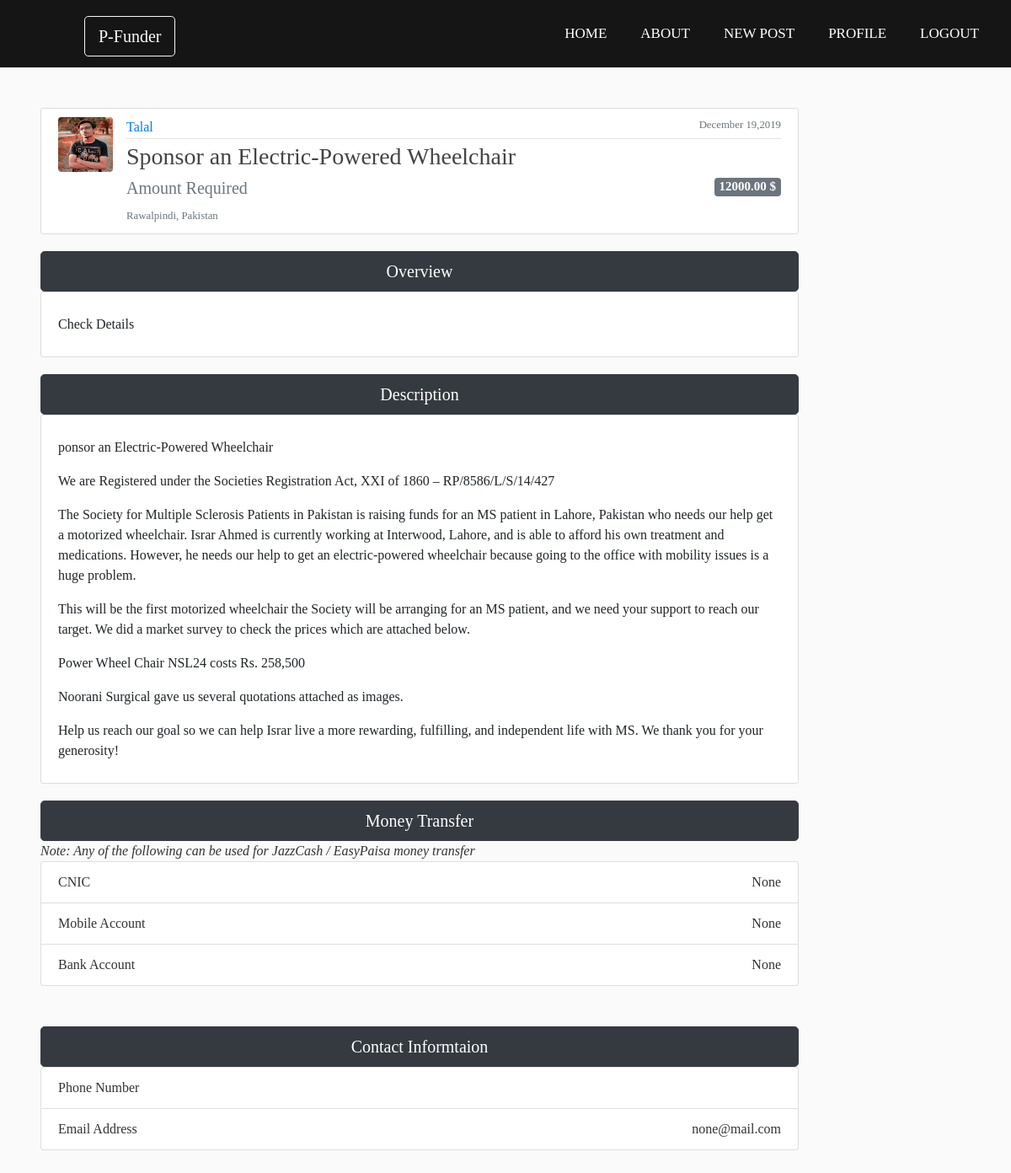
The app's page /home/post/7 (signed in) with its own data.
### posts/models.py (models this page shows, shortened)
class Post(models.Model):
	title = models.CharField(max_length=100)
	location = models.CharField(max_length=35,help_text='Kindly atleast mention City,Country')
	brief = models.TextField(max_length=500, help_text='Write an overview to be displayed on Homepage')
	description= models.TextField(help_text='Please Mention your Jazzcash or EasyPaisa account (If Any)')
	amount = models.DecimalField( max_digits = 10 ,decimal_places=2, help_text='Enter the amount in US Dollars $')
	mobileAccount = models.CharField(max_length=15,blank=True,null=True,help_text='Enter your Jazzcash or EasyPaisa Account</br>This is for Jazzcash or EasyPaisa money transfer')
	cNIC= models.CharField(max_length = 13,blank=True,null=True,help_text='This is for Jazzcash / EasyPaisa money transfer')
	bankAccount = models.CharField(max_length = 26,help_text='This is for Jazzcash / EasyPaisa / Bank money transfer' ,blank=True,null=True)
	email = models.EmailField( help_text='Enter the email so that someone can contact you in case of any help ')
	phone = PhoneField(blank=True,null=True, help_text = '+[country code][number]x[extension]')
	date_posted = models.DateTimeField(default = timezone.now)
	author = models.ForeignKey(User, on_delete = models.CASCADE)

### users/models.py (models this page shows, shortened)
class Profile(models.Model):
	user = models.OneToOneField(User, on_delete = models.CASCADE)
	image = models.ImageField(default='default.png' , upload_to = 'profile_pics')

### posts/views.py (the view)
# urls.py: path('post/<int:pk>', PostDetailView.as_view(), name='posts-detail'),
class PostDetailView(DetailView):
	model = Post

### posts/templates/posts/post_detail.html (shortened to what this page needs)
{% extends "posts/base.html"%}
{% block content %}
{% if user.is_authenticated %}
	<article class="media content-section mt-5 w-75 ml-5 ">
		<img class = 'rounded article-img' src="{{ object.author.profile.image.url }}">
	  <div class="media-body">
	    <div class="article-metadata">
	      <a class="mr-2" href="{% url 'user-posts' object.author.username %}">{{ object.author }}</a>
	      <small class="text-muted float-right">{{ object.date_posted|date:"F d,Y" }}</small>
	    </div>
	    <h3 class="article-title text-left ">{{ object.title }}</h3>
	    <h5 class="text-muted">Amount Required <span class="badge badge-secondary float-right">{{ object.amount }}  $ </span></h5>
	    <small class="text-muted ">{{ object.location }}</small>
	  </div>
	</article>
	<button type="None" class="btn btn-dark btn-lg btn-block w-75 ml-5">Overview</button>
	<article class="media content-section ml-5 w-75 ">
		<span class="text-body mt-3">{{ object.brief|linebreaks }}<span>
	</article>
	<button type="None" class="btn btn-dark btn-lg btn-block w-75 ml-5">Description</button>
	<article class="media content-section ml-5 w-75 ">
		<span class="text-body mt-3">{{ object.description|linebreaks }}</span>
	</article>
	<button type="None" class="btn btn-dark btn-lg btn-block ml-5 w-75">Money Transfer</button>
		<i class=" ml-5 ">Note: Any of the following can be used for JazzCash / EasyPaisa money transfer</i>
		<br>
	<ul class="list-group ml-5 w-75 mb-5">
	  <li class="list-group-item">CNIC   <span class="float-right">{{object.cNIC}}</span></li>
	  <li class="list-group-item">Mobile Account   <span class="float-right">{{object.mobileAccount}}</span></li>
	  <li class="list-group-item">Bank Account  <span class="float-right">{{object.bankAccount}}</span></li>
	</ul>
	<button type="None" class="btn btn-dark btn-lg btn-block ml-5 w-75">Contact Informtaion</button>
	<ul class="list-group ml-5 w-75 mb-5">
	  <li class="list-group-item">Phone Number </li>
	  <li class="list-group-item">Email Address <span class="float-right">{{object.email}}</span></li>
	</ul>
{% endif %}
{% endblock content %}

### posts/static/posts/main.css (style rules this page uses)
body { background: #fafafa; color: #333333; }
h1, h2, h3, h4, h5, h6 { color: #444444; }
ul { margin: 0; }
.content-section { background: #ffffff; padding: 10px 20px; border: 1px solid #dddddd; border-radius: 3px; margin-bottom: 20px; }
.article-title { color: #444444; }
.article-img { height: 65px; width: 65px; margin-right: 16px; }
.article-metadata { padding-bottom: 1px; margin-bottom: 4px; border-bottom: 1px solid #e3e3e3 }

### posts/static/posts/style.css (style rules this page uses)
* { padding: 0; margin: 0; text-decoration: none; list-style: none; box-sizing: border-box; }
body { font-family: montserrat; }

### records on screen
Post: author.profile.image (placeholder picture), author "Talal", date_posted "December 19,2019", title "Sponsor an Electric-Powered Wheelchair", amount "12000.00", location "Rawalpindi, Pakistan", brief "Check Details", description "ponsor an Electric-Powered Wheelchair We are Registered under the Societies Registration Act, XXI of 1860 – RP/8586/L/S/14/427 The Society for Multiple Sclerosis Patients in Pakistan is raising funds for an MS patient in Lahore, Pakistan who needs our help get a motorized wheelchair. Israr Ahmed is currently working at Interwood, Lahore, and is able to afford his own treatment and medications. However, he needs our help to get an electric-powered wheelchair because going to the office with mobility issues is a huge problem. This will be the first motorized wheelchair the Society will be arranging for an MS patient, and we need your support to reach our target. We did a market survey to…", cNIC "None", mobileAccount "None", bankAccount "None", email "none@mail.com"
